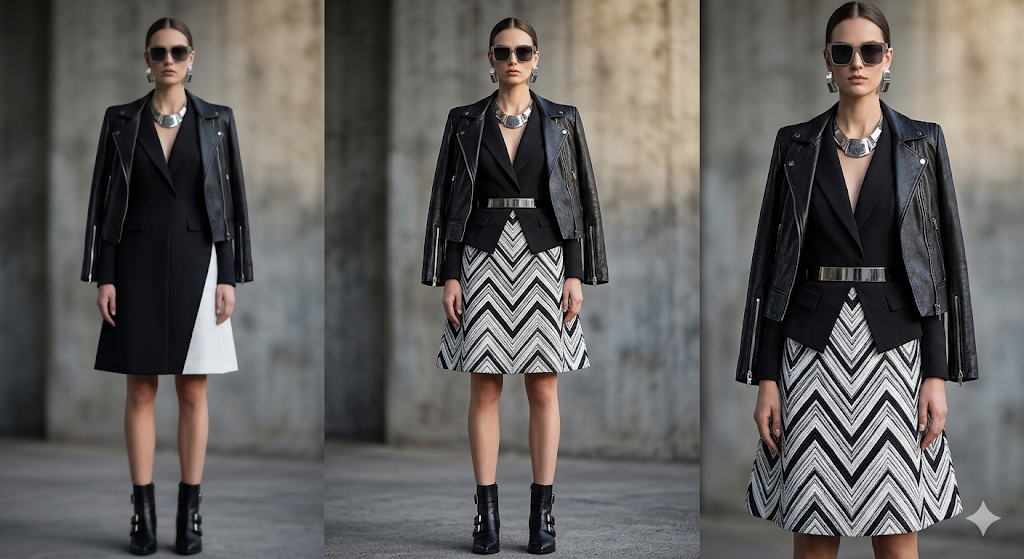
#> input picture atividade4/imagens/2_modelo.png, 1024 x 559 px
$ python questao2.py
#> lines starting #> are read from the running program, lines starting #| are printed output that depends on the picture
"""
Questão 2 — Filtros, Detecção de Bordas (Canny) e HOG

Implementa as duas primeiras etapas do Canny (filtro gaussiano +
gradiente Sobel) e o descritor HOG simplificado.

Saída:
    atividade4/imagens/saidas_questao2/  (imagens PNG)
"""

from __future__ import annotations

import logging
import sys
from pathlib import Path

import cv2
import numpy as np

logging.basicConfig(
    level=logging.INFO,
    format="%(asctime)s [%(levelname)s] %(message)s",
    datefmt="%H:%M:%S",
)
log = logging.getLogger(__name__)

SCRIPT_DIR = Path(__file__).resolve().parent
IMG_DIR = SCRIPT_DIR / "imagens"
OUT_DIR = IMG_DIR / "saidas_questao2"

GAUSSIAN_KERNEL_SIZE = 5
GAUSSIAN_SIGMA = 1.4
SOBEL_KERNEL_SIZE = 3
HOG_CELL_SIZE = 8
HOG_NUMBER_OF_BINS = 9


def to_gray(image: np.ndarray) -> np.ndarray:  # BGR -> grayscale (ITU-R BT.601)
    return (
        0.299 * image[:, :, 2] +
        0.587 * image[:, :, 1] +
        0.114 * image[:, :, 0]
    ).astype(np.uint8)


def gaussian_kernel_2d(kernel_size: int, sigma: float) -> np.ndarray:  # kernel gaussiano 2D manual
    kernel = np.zeros((kernel_size, kernel_size), dtype=np.float64)
    center = kernel_size // 2

    for row_index in range(kernel_size):
        for column_index in range(kernel_size):
            displacement_x = row_index - center
            displacement_y = column_index - center
            kernel[row_index, column_index] = (
                np.exp(-(displacement_x ** 2 + displacement_y ** 2) / (2.0 * sigma ** 2))
                / (2.0 * np.pi * sigma ** 2)
            )

    kernel_sum = np.sum(kernel)
    if kernel_sum > 0:
        kernel /= kernel_sum

    return kernel


def convolve_2d(image: np.ndarray, kernel: np.ndarray) -> np.ndarray:  # convolucao 2D manual
    image_height, image_width = image.shape
    kernel_height, kernel_width = kernel.shape
    kernel_center_y = kernel_height // 2
    kernel_center_x = kernel_width // 2

    padded_image = np.pad(
        image,
        pad_width=((kernel_center_y, kernel_center_y), (kernel_center_x, kernel_center_x)),
        mode="edge",
    )

    output = np.zeros_like(image, dtype=np.float64)

    for row_index in range(image_height):
        for column_index in range(image_width):
            region = padded_image[
                row_index:row_index + kernel_height,
                column_index:column_index + kernel_width,
            ]
            output[row_index, column_index] = np.sum(region * kernel)

    return output


def sobel_operator_x(image: np.ndarray) -> np.ndarray:  # gradiente horizontal (Sobel)
    kernel_x = np.array([
        [-1, 0, 1],
        [-2, 0, 2],
        [-1, 0, 1],
    ], dtype=np.float64)

    return convolve_2d(image, kernel_x)


def sobel_operator_y(image: np.ndarray) -> np.ndarray:  # gradiente vertical (Sobel)
    kernel_y = np.array([
        [-1, -2, -1],
        [0, 0, 0],
        [1, 2, 1],
    ], dtype=np.float64)

    return convolve_2d(image, kernel_y)


def gradient_magnitude(gradient_x: np.ndarray, gradient_y: np.ndarray) -> np.ndarray:  # sqrt(gx^2 + gy^2)
    return np.sqrt(gradient_x ** 2 + gradient_y ** 2)


def gradient_orientation(gradient_x: np.ndarray, gradient_y: np.ndarray) -> np.ndarray:  # arctan2(gy, gx) em radianos
    return np.arctan2(gradient_y, gradient_x)


def normalize_to_uint8(array: np.ndarray) -> np.ndarray:  # normaliza para [0, 255] e converte para uint8
    array_min = np.min(array)
    array_max = np.max(array)

    if array_max - array_min == 0:
        return np.zeros_like(array, dtype=np.uint8)

    normalized = (array - array_min) / (array_max - array_min)
    return (normalized * 255).astype(np.uint8)


def hog_descriptor(
    magnitude: np.ndarray,
    orientation: np.ndarray,
    cell_size: int = HOG_CELL_SIZE,
    number_of_bins: int = HOG_NUMBER_OF_BINS,
) -> tuple[np.ndarray, list[list[np.ndarray]]]:  # retorna (imagem_hog_visualizada, histogramas_por_celula)
    image_height, image_width = magnitude.shape
    cells_vertical = image_height // cell_size
    cells_horizontal = image_width // cell_size

    bin_edges = np.linspace(0, np.pi, number_of_bins + 1)
    bin_centers = (bin_edges[:-1] + bin_edges[1:]) / 2.0

    orientation_unsigned = np.where(orientation < 0, orientation + np.pi, orientation)
    orientation_unsigned = np.where(orientation_unsigned >= np.pi, orientation_unsigned - np.pi, orientation_unsigned)

    cell_histograms: list[list[np.ndarray]] = []

    for cell_row in range(cells_vertical):
        row_histograms: list[np.ndarray] = []

        for cell_column in range(cells_horizontal):
            row_start = cell_row * cell_size
            row_end = row_start + cell_size
            column_start = cell_column * cell_size
            column_end = column_start + cell_size

            cell_magnitude = magnitude[row_start:row_end, column_start:column_end]
            cell_orientation = orientation_unsigned[row_start:row_end, column_start:column_end]

            histogram = np.zeros(number_of_bins, dtype=np.float64)

            for pixel_row in range(cell_size):
                for pixel_column in range(cell_size):
                    pixel_angle = cell_orientation[pixel_row, pixel_column]
                    pixel_weight = cell_magnitude[pixel_row, pixel_column]

                    bin_index = np.digitize(pixel_angle, bin_edges) - 1
                    bin_index = min(bin_index, number_of_bins - 1)
                    histogram[bin_index] += pixel_weight

            row_histograms.append(histogram)

        cell_histograms.append(row_histograms)

    visualization = np.zeros(
        (cells_vertical * cell_size, cells_horizontal * cell_size),
        dtype=np.float64,
    )

    for cell_row in range(cells_vertical):
        for cell_column in range(cells_horizontal):
            histogram = cell_histograms[cell_row][cell_column]
            histogram_max = np.max(histogram) if np.max(histogram) > 0 else 1.0

            row_offset = cell_row * cell_size
            column_offset = cell_column * cell_size

            for bin_index in range(number_of_bins):
                bin_value = histogram[bin_index] / histogram_max
                angle = bin_centers[bin_index]
                line_length = int(bin_value * cell_size * 0.5)

                center_x = column_offset + cell_size // 2
                center_y = row_offset + cell_size // 2

                endpoint_x = int(center_x + line_length * np.cos(angle))
                endpoint_y = int(center_y + line_length * np.sin(angle))

                start_x = int(center_x - line_length * np.cos(angle))
                start_y = int(center_y - line_length * np.sin(angle))

                for interpolation_point in np.linspace(0, 1, max(1, line_length)):
                    point_x = int(start_x + interpolation_point * (endpoint_x - start_x))
                    point_y = int(start_y + interpolation_point * (endpoint_y - start_y))

                    if 0 <= point_y < visualization.shape[0] and 0 <= point_x < visualization.shape[1]:
                        visualization[point_y, point_x] = 255

    return normalize_to_uint8(visualization), cell_histograms


def main() -> None:  # pipeline: carrega -> grayscale -> gaussiano -> gradiente -> HOG
    log.info("Pipeline de detecção de bordas e HOG")
    log.info("Diretório de saída: %s", OUT_DIR)
    OUT_DIR.mkdir(parents=True, exist_ok=True)

    imagem_path = IMG_DIR / "2_modelo.png"
    log.info("Carregando %s ...", imagem_path.name)

    imagem_colorida = cv2.imread(str(imagem_path))
#> imagem_colorida is the input picture: shape (559, 1024, 3); mean B, G, R 93.5, 95.6, 98.1
    if imagem_colorida is None:
        log.error("Falha ao carregar %s", imagem_path)
        sys.exit(1)

    imagem_cinza = to_gray(imagem_colorida)
    cv2.imwrite(str(OUT_DIR / "2_modelo_grayscale.png"), imagem_cinza)
    log.info("  Grayscale salva (dimensões: %s)", imagem_cinza.shape)

    kernel_gaussiano = gaussian_kernel_2d(GAUSSIAN_KERNEL_SIZE, GAUSSIAN_SIGMA)
    imagem_suavizada = convolve_2d(imagem_cinza.astype(np.float64), kernel_gaussiano)
#> in convolve_2d, `padded_image = np.pad( image, pad_width=((kernel_center_y, kernel_cent..`:
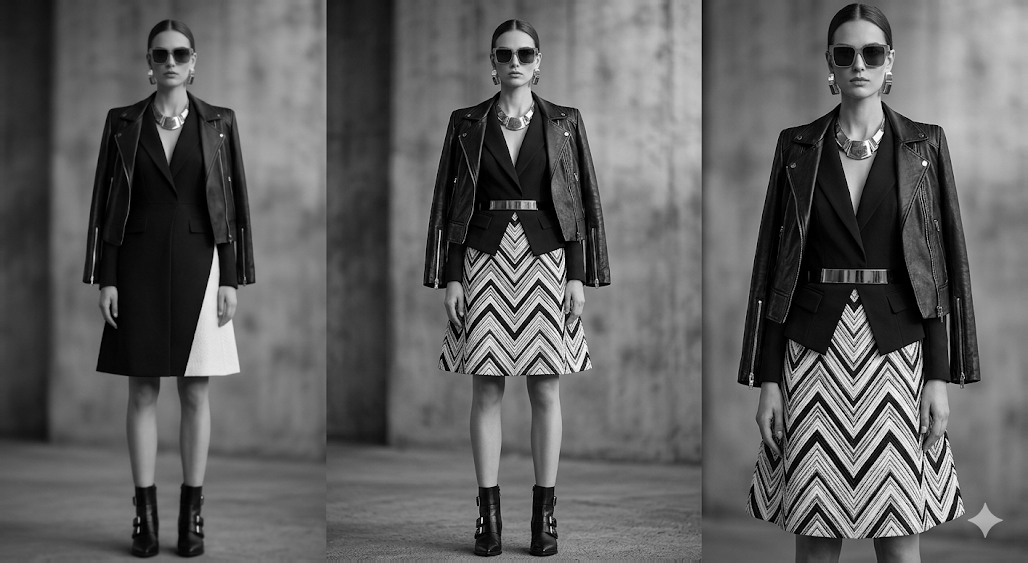
#> padded_image: shape (563, 1028) float64; min 0, max 255, mean 95.6
    imagem_suavizada_uint8 = normalize_to_uint8(imagem_suavizada)
#> in normalize_to_uint8, `array_min = np.min(array)`: array_min = 0
#> in normalize_to_uint8, `array_max = np.max(array)`: array_max = 244.8
    cv2.imwrite(str(OUT_DIR / "2_modelo_gaussian_filtered.png"), imagem_suavizada_uint8)
    log.info(
        "  Filtro gaussiano aplicado (kernel %dx%d, sigma=%.1f)",
        GAUSSIAN_KERNEL_SIZE, GAUSSIAN_KERNEL_SIZE, GAUSSIAN_SIGMA,
    )

    gradiente_x = sobel_operator_x(imagem_suavizada)
#> after the loop in convolve_2d (call 2), `for row_index in range(image_height):`:
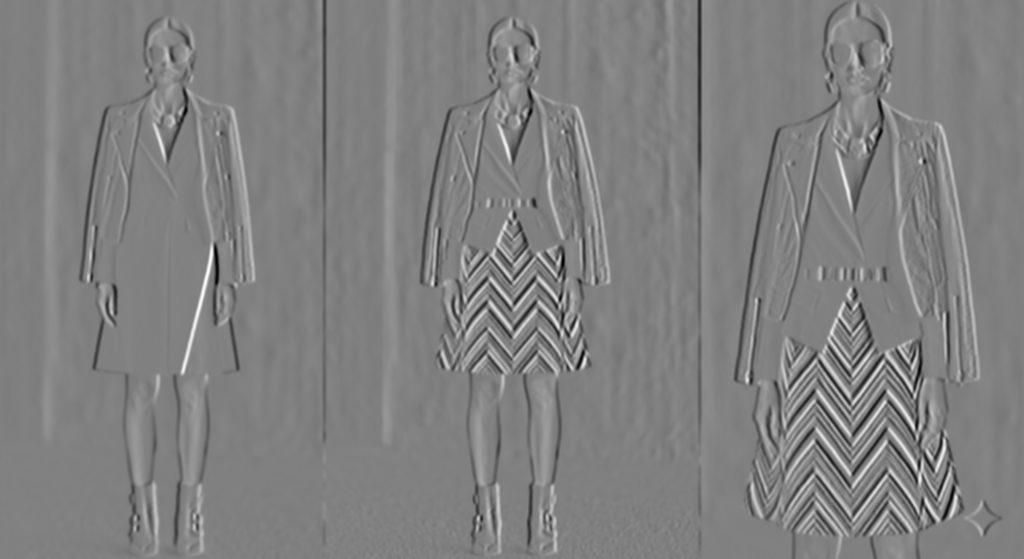
#> output: shape (559, 1024) float64; min -447.8, max 440.3, mean 0.6; drawn with min black and max white
    gradiente_y = sobel_operator_y(imagem_suavizada)
#> after the loop in convolve_2d (call 3), `for row_index in range(image_height):`:
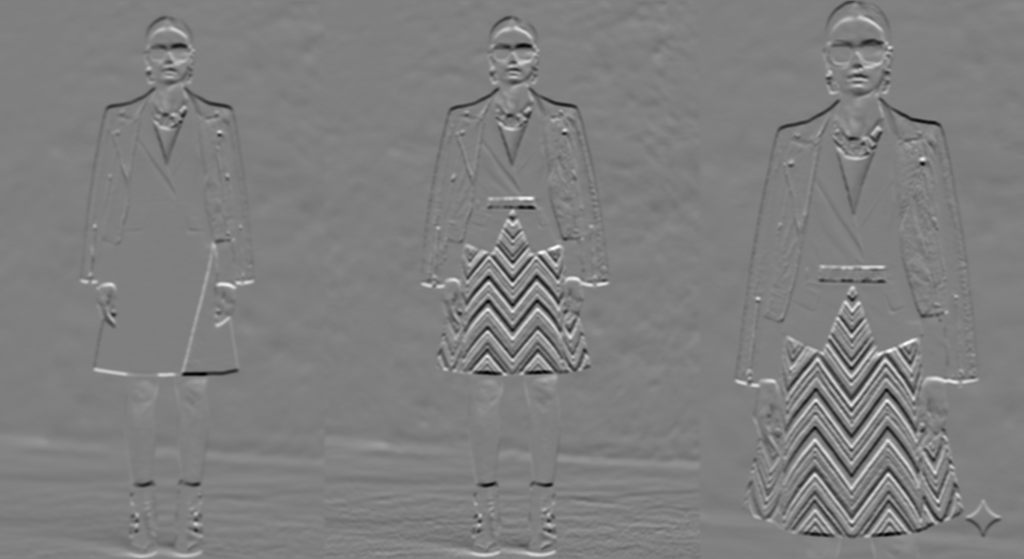
#> output: shape (559, 1024) float64; min -382.8, max 384, mean 0.1; drawn with min black and max white
    cv2.imwrite(str(OUT_DIR / "2_modelo_gradient_x.png"), normalize_to_uint8(gradiente_x))
    cv2.imwrite(str(OUT_DIR / "2_modelo_gradient_y.png"), normalize_to_uint8(gradiente_y))
    log.info("  Gradientes Sobel calculados (X e Y)")

    magnitude_gradiente = gradient_magnitude(gradiente_x, gradiente_y)
#> in gradient_magnitude, `return np.sqrt(gradient_x ** 2 + gradient_y ** 2)`:
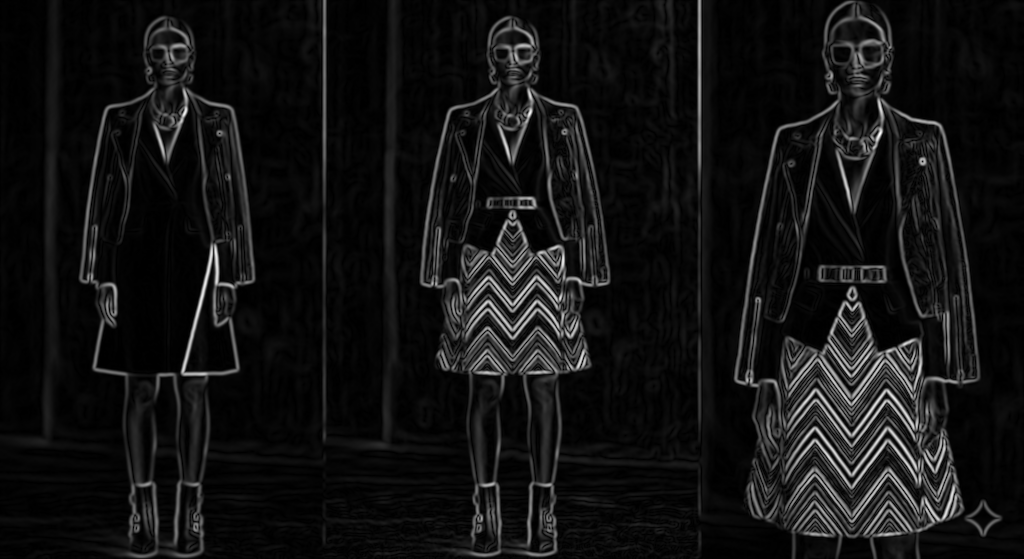
#> returned value: shape (559, 1024) float64; min 0.00533, max 491.8, mean 36.3; drawn with min black and max white
    cv2.imwrite(str(OUT_DIR / "2_modelo_gradient_magnitude.png"), normalize_to_uint8(magnitude_gradiente))
    log.info("  Magnitude do gradiente salva")

    orientacao_gradiente = gradient_orientation(gradiente_x, gradiente_y)
#> in gradient_orientation, `return np.arctan2(gradient_y, gradient_x)`:
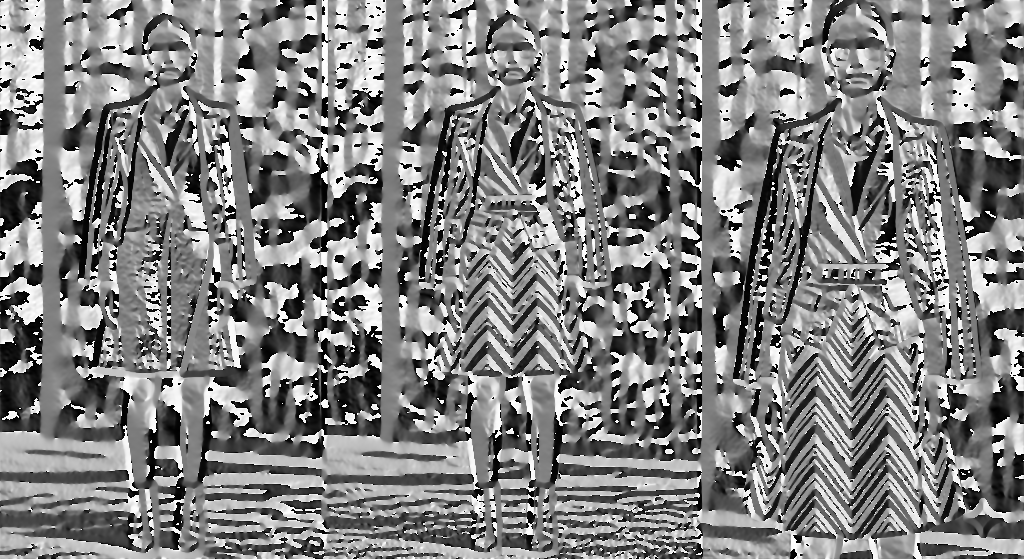
#> returned value: shape (559, 1024) float64; min -3.14, max 3.14, mean 0.0615; drawn with min black and max white

    hog_normalized_magnitude = normalize_to_uint8(magnitude_gradiente).astype(np.float64)
    hog_visualization, histogramas = hog_descriptor(
        hog_normalized_magnitude, orientacao_gradiente,
    )
#> in hog_descriptor, `orientation_unsigned = np.where(orientation < 0, orientation + np.pi, ..`:
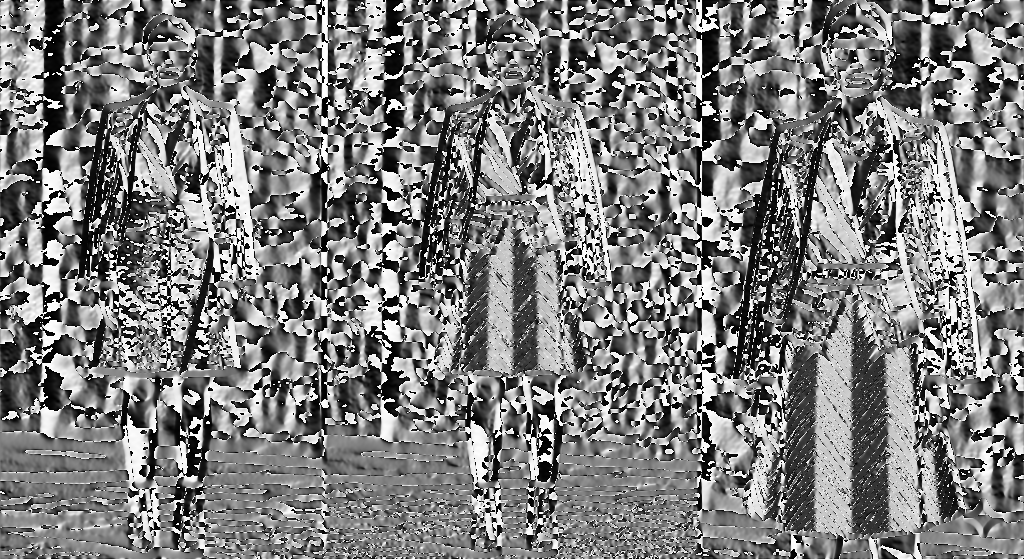
#> orientation_unsigned: shape (559, 1024) float64; min 7.21e-07, max 3.14, mean 1.55; drawn with min black and max white
#> after the loop in hog_descriptor, `for cell_row in range(cells_vertical):`: cell_histograms = 69 items
#> after the loop in hog_descriptor, `for cell_row in range(cells_vertical):`:
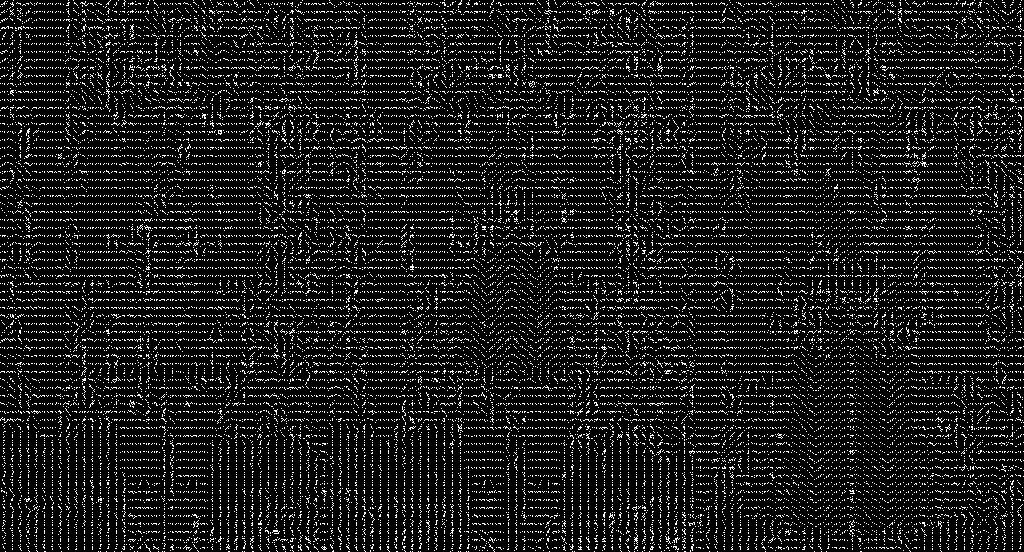
#> visualization: shape (552, 1024) float64; 10.6% white in thin lines or dots
#> in normalize_to_uint8 (call 6), `normalized = (array - array_min) / (array_max - array_min)`: normalized: shape (552, 1024) float64; values 0 (black) and 1 (white), 10.6% white in thin lines or dots
#> in normalize_to_uint8 (call 6), `return (normalized * 255).astype(np.uint8)`: returned value: shape (552, 1024); 10.6% white in thin lines or dots
#> histogramas = 69 items
    cv2.imwrite(str(OUT_DIR / "2_modelo_hog_visualization.png"), hog_visualization)
    log.info(
        "  HOG descritor calculado (células %dx%d, %d bins por célula)",
        HOG_CELL_SIZE, HOG_CELL_SIZE, HOG_NUMBER_OF_BINS,
    )

    total_cells_vertical = len(histogramas)
#> total_cells_vertical = 69
    total_cells_horizontal = len(histogramas[0]) if histogramas else 0
#> total_cells_horizontal = 128

    with open(str(OUT_DIR / "2_modelo_hog_descriptor.txt"), "w", encoding="utf-8") as descriptor_file:
        descriptor_file.write("HOG Descriptor - Feature Vectors\n")
        descriptor_file.write(f"Cell Size: {HOG_CELL_SIZE}x{HOG_CELL_SIZE}\n")
        descriptor_file.write(f"Number of Bins: {HOG_NUMBER_OF_BINS}\n")
        descriptor_file.write(f"Grid: {total_cells_vertical}x{total_cells_horizontal} cells\n")
        descriptor_file.write(f"Total Features: {total_cells_vertical * total_cells_horizontal * HOG_NUMBER_OF_BINS}\n")
        descriptor_file.write("=" * 60 + "\n\n")

        for cell_row in range(total_cells_vertical):
            for cell_column in range(total_cells_horizontal):
                histogram = histogramas[cell_row][cell_column]
                descriptor_file.write(
                    f"Cell [{cell_row},{cell_column}]: "
                    f"{'  '.join(f'{value:.2f}' for value in histogram)}\n"
                )

    log.info("  Vetores de características salvos em 2_modelo_hog_descriptor.txt")
    log.info("Concluído! Imagens e descritor salvos em %s", OUT_DIR)


if __name__ == "__main__":
    main()
